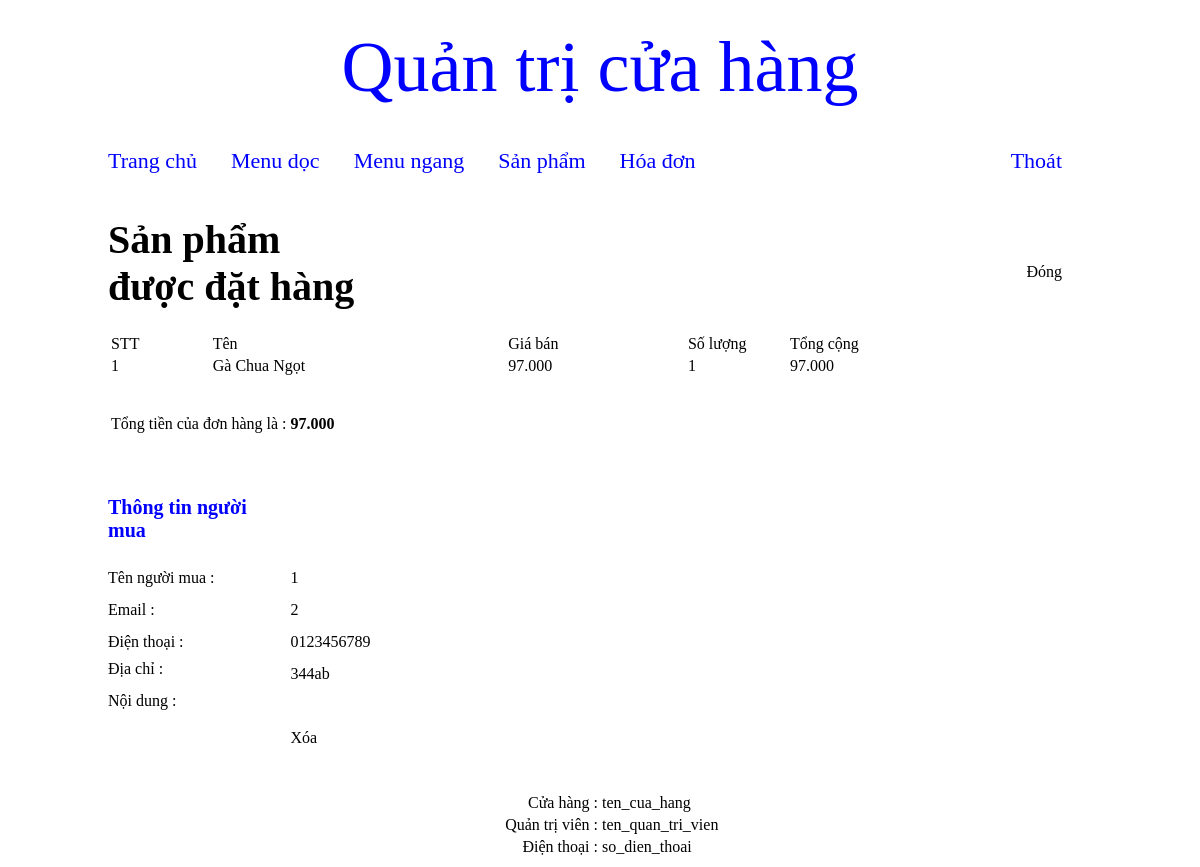
The app's page /quan_tri/index.php?thamso=xem_hoa_don&id=2&trang=1 (signed in) with its own data.
### tables this page shows
CREATE TABLE `san_pham` (
  `id` int(11) NOT NULL,
  `ten` varchar(256) NOT NULL,
  `noi_dung` mediumtext NOT NULL,
  `noi_bat` varchar(256) NOT NULL,
  `hinh_anh` varchar(256) NOT NULL,
  `gia` int(255) NOT NULL,
  `thuoc_menu` int(255) NOT NULL,
  `trang_chu` varchar(256) NOT NULL,
  `sap_xep_trang_chu` varchar(255) NOT NULL,
  `maloai` varchar(13) NOT NULL
);

CREATE TABLE `hoa_don` (
  `id` int(11) NOT NULL,
  `ten_nguoi_mua` varchar(256) NOT NULL,
  `email` varchar(256) NOT NULL,
  `dia_chi` mediumtext NOT NULL,
  `dien_thoai` varchar(10) NOT NULL,
  `noi_dung` mediumtext NOT NULL,
  `hang_duoc_mua` mediumtext NOT NULL
);

### quan_tri/chuc_nang/hoa_don/xem_hoa_don.php (the view, shortened to what this page needs)
<?php
	$id=$_GET['id'];
	$tv="select * from hoa_don where id='$id' ";
	$tam=mysql_query($tv);
	$tv_2=mysql_fetch_array($tam);
	$ten_nguoi_mua=$tv_2['ten_nguoi_mua'];
	$email=$tv_2['email'];
	$dien_thoai=$tv_2['dien_thoai'];
	$dia_chi=$tv_2['dia_chi'];
	$hang_duoc_mua=$tv_2['hang_duoc_mua'];
	$link_dong="?thamso=hoa_don&&trang=".$_GET['trang'];
	$link_xoa="?xoa_hoa_don_o_trang_chi_tiet=co&id=".$id."&trang=".$_GET['trang'];
?>
<table width="990px" >
	<tr>
		<td width="250px" ><b style="color:#000000FF;font-size:40px" >Sản phẩm được đặt hàng </b><br><br> </td>
		<td width="740px" align="right" >
			<a href="<?php echo $link_dong; ?>" class="lk_a1" style="margin-right:30px" >Đóng</a>
		</td>
	</tr>
	<tr>
		<td align="left" colspan="2" >
			<table width="880px" >
				<tr>
					<td width="100px" >STT</td>
					<td width="300px" >Tên</td>
					<td width="180px" >Giá bán</td>
					<td width="100px" >Số lượng</td>
					<td width="200px" >Tổng cộng</td>
				</tr>
				<?php
					$m=explode("[|||||]",$hang_duoc_mua);
					$tong_lon=0;
					for($i=0;$i<count($m);$i++)
					{
						if(isset($m[$i]))
						{
							if($m[$i]!="")
							{
								$stt=$i+1;
								$m_2=explode("[|||]",$m[$i]);
								$id_sp=$m_2[0];
								$sl_sp=$m_2[1];
								$tv_sp="select id,ten,gia from san_pham where id='$id_sp' ";
								$tv_sp_1=mysql_query($tv_sp);
								$tv_sp_2=mysql_fetch_array($tv_sp_1);
								$ten=$tv_sp_2['ten'];
								$gia=$tv_sp_2['gia'];
								$gia_duoc_dinh_dang=number_format($gia,0,",",".");
								$tong=$gia*$sl_sp;
								$tong_duoc_dinh_dang=number_format($tong,0,",",".");
								$tong_lon=$tong_lon+$tong;
								if($sl_sp!=0)
								{
								?>
									<tr>
										<td><?php echo $stt; ?></td>
										<td><?php echo $ten; ?></td>
										<td><?php echo $gia_duoc_dinh_dang; ?></td>
										<td><?php echo $sl_sp; ?></td>
										<td><?php echo $tong_duoc_dinh_dang; ?></td>
									</tr>
								<?php
								}
							}
						}
					}
				?>
				<tr>
					<td colspan="5">
						<br><br>
						Tổng tiền của đơn hàng là :
						<?php
							$tong_lon_duoc_dinh_dang=number_format($tong_lon,0,",",".");
							echo "<b>".$tong_lon_duoc_dinh_dang."</b>";
						?>
						<br><br>
					</td>
				</tr>
			</table>
		</td>
	</tr>
</table>
<br><br>
<table width="990px" >
	<tr>
		<td width="180px" ><b style="color:blue;font-size:20px" >Thông tin người mua</b><br><br> </td>
		<td width="810px" align="right" >
		</td>
	</tr>
	<tr height="30px" >
		<td >Tên người mua : </td>
		<td >
			<?php echo $ten_nguoi_mua; ?>
		</td>
	</tr>
	<tr height="30px" >
		<td >Email : </td>
		<td >
			<?php echo $email; ?>
		</td>
	</tr>
	<tr height="30px" >
		<td >Điện thoại : </td>
		<td >
			<?php echo $dien_thoai; ?>
		</td>
	</tr>
	<tr height="30px" >
		<td valign="top" >Địa chỉ : </td>
		<td >
			<?php echo $dia_chi; ?>
		</td>
	</tr>
	<tr height="30px" >
		<td valign="top" >Nội dung : </td>
		<td >
		</td>
	</tr>
	<tr height="30px" >
		<td>&nbsp;</td>
		<td>
			<a href="<?php echo $link_xoa; ?>" class="lk_a1" >Xóa</a>
		</td>
	</tr>
</table>

### quan_tri/giao_dien/giao_dien.css (style rules this page uses)
a.lk_a1 { text-decoration:none;color:#000000FF; }

### records on screen
san_pham: stt "1", ten "Gà Chua Ngọt", gia "97.000", gia.hang_duoc_mua "97.000"
hoa_don: hang_duoc_mua "1", ten_nguoi_mua "1", email "2", dien_thoai "0123456789", dia_chi "344ab"

### other values on screen
$tong_lon_duoc_dinh_dang "97.000"
